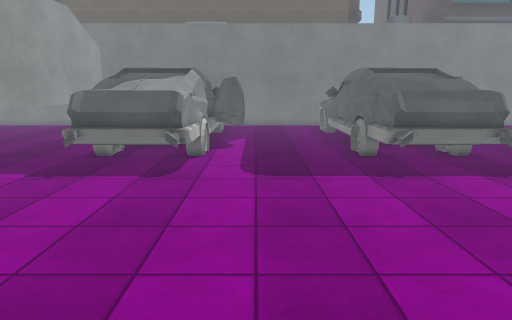
View 1 (above)

22 first-person views from a walk through a scene from a Unity 3-D project. The camera is 1.5 m above the floor, tilts 12° down and sees 75° across. The floor is counted in squares, 0.5 m on a side. Each view is taken from the middle of a square. On the plan, view 1 faces up. The plan holds only what a view shows up to about 20 squares ahead; the rest is blank. The place goes on beyond the plan. Some surface patterns are stand-ins.

View 2
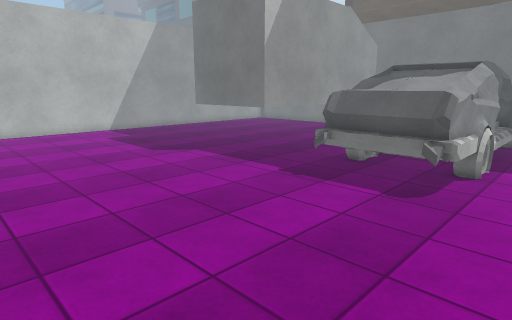

View 3
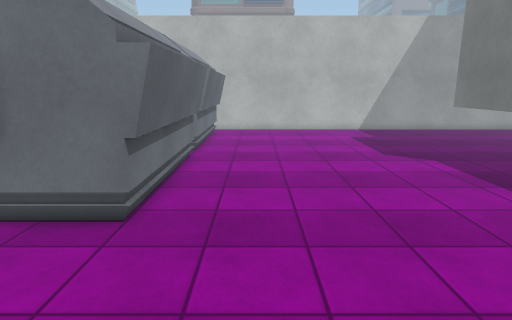

View 4
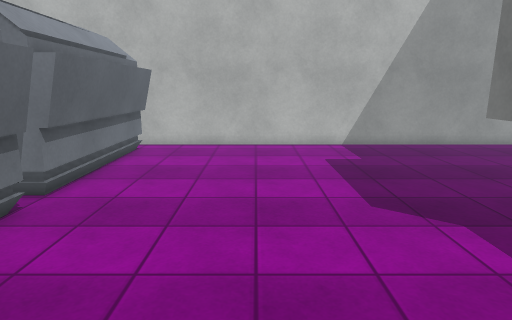

View 5
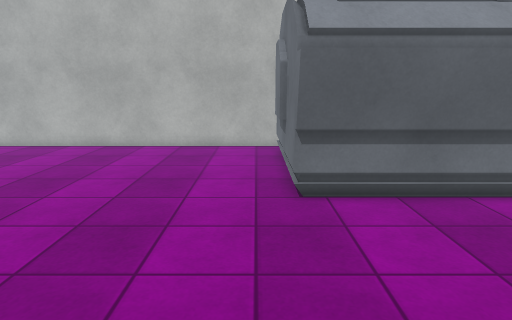

View 6
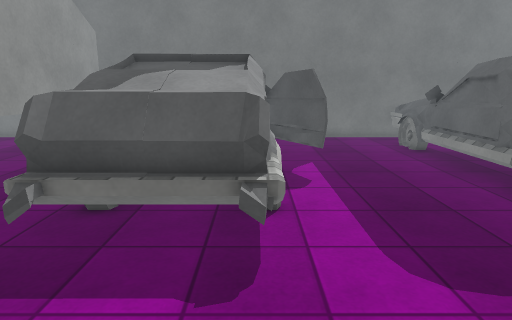

View 7
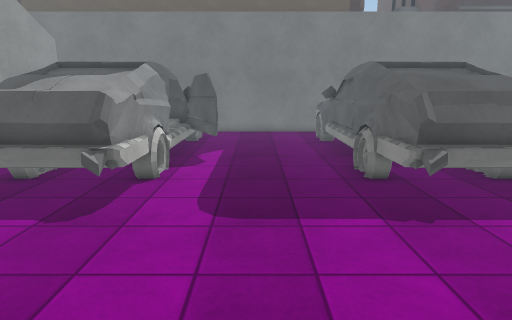

View 8
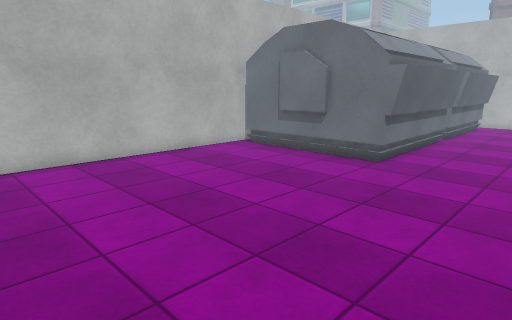

View 9
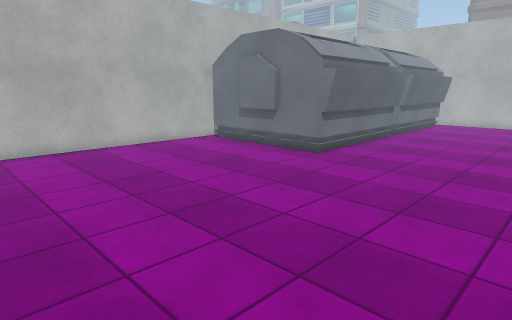

View 10
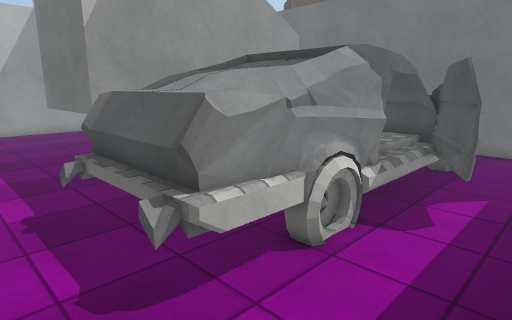

View 11
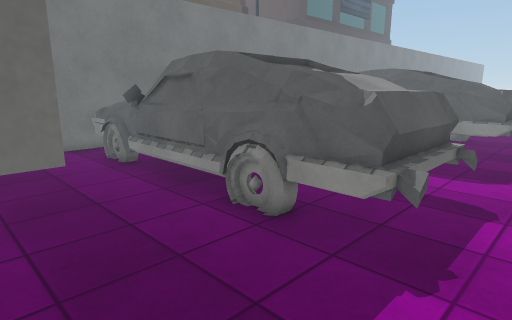

View 12
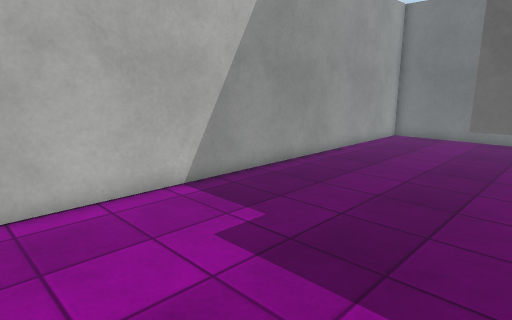

View 13
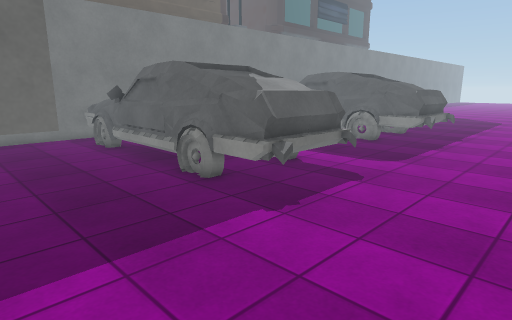

View 14
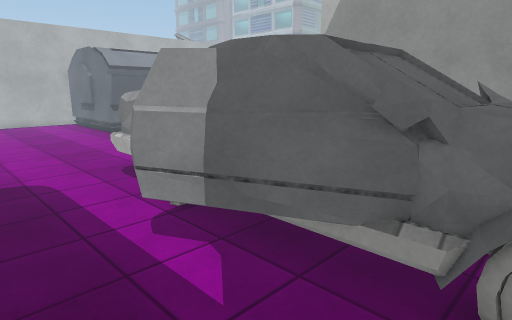

View 15
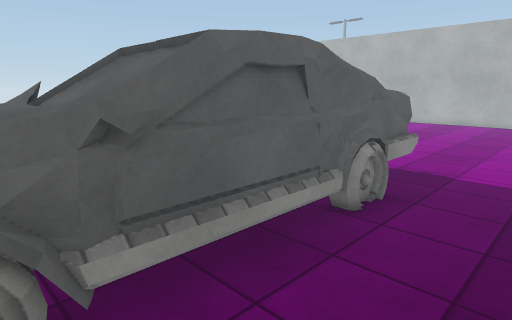

View 16
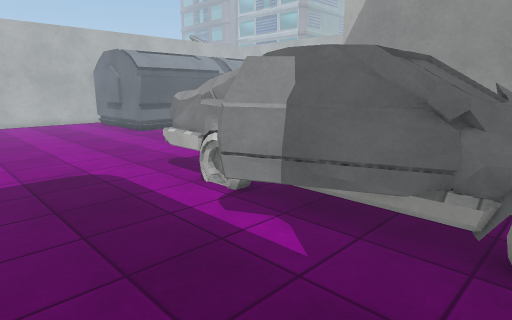

View 17
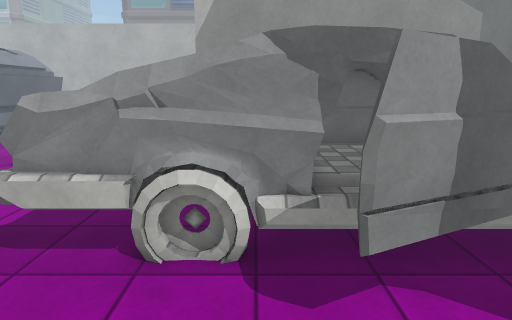

View 18
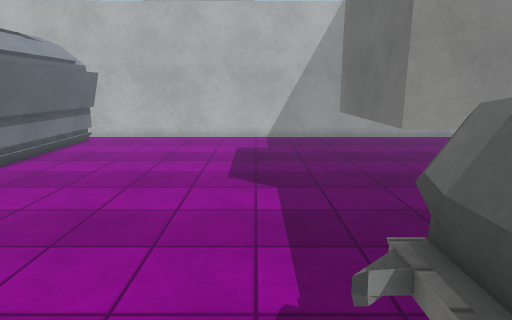

View 19
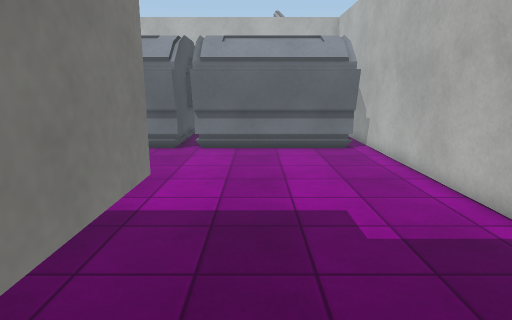

View 20
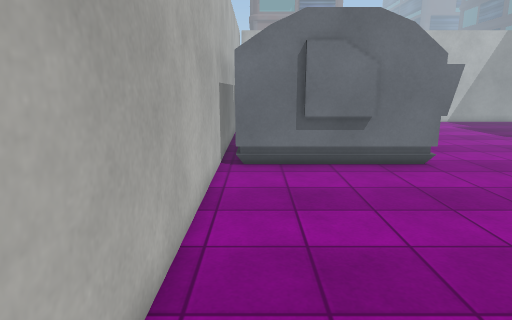

View 21
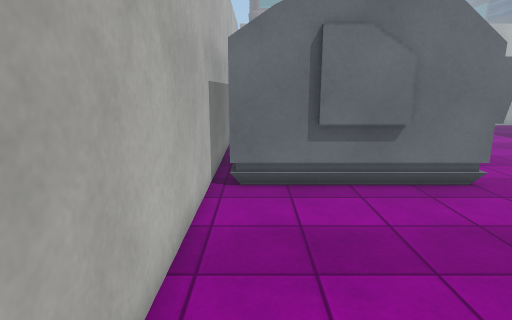

View 22
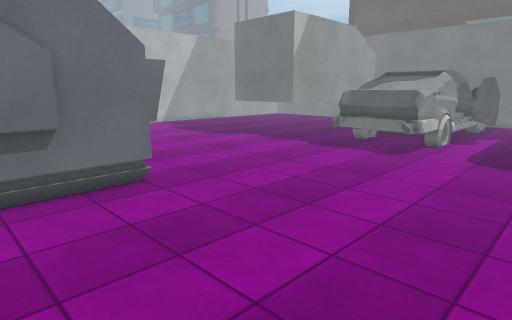

### Floor plan
Key: @ floor where view 1 was taken; # wall or solid block; . floor; T thing the floor can be seen under or through; O other object.
Columns run from 25 left of view 1 to 6 right of it. Each row starts with its distance up from view 1.
 24 #......      #....O   OO......O
 23 #......      #....OOOOO.......OO
 22 #......      T...OOOOOOO......OO
 21 #......      T....OOOOOO......OO
 20 #......      T....OOOOOOO.....OO
 19 #......      T....OOOOO.O.....OO
 18 #......      T....OOOOO.O.....OO
 17 #......T     T....OOOOOO......OO
 16 #......T     T....OOOOOO......OO
 15 #......TTTTTTT....OOOOOO......OO
 14 #......TTTTTTT....OOOOOO......OO
 13 #.................OOOOOO......OO
 12 #.................OOOOO.......OO
 11 #...............................
 10 #...............................
  9 #...............................
  8 #...............................
  7 #...............................
  6 #...............................
  5 #...............................
  4 #...............................
  3 #...............................
  2 #OOOOOOOOOOOOOOOOOO.............
  1 #OOOOOOOOOOOOOOOOOO.............
  0 #OOOOOOOOOOOOOOOOOO......@.....
 -1 #OOOOOOOOOOOOOOOOOO............
 -2 #         O       O............
 -3           O       O............
 -4                   O............
 -5                   O.............
 -6                   O.............
 -7           OOOOOOOOO#########
 -8                  ###############

Positions as (right, up) in squares from view 1, and headings:
1: (0, 0), facing up
2: (0, 2), facing up-left
3: (0, 4), facing left
4: (-7, 7), facing left
5: (-6, 10), facing down
6: (-3, 7), facing up
7: (1, 4), facing up
8: (6, 7), facing down-left
9: (6, 10), facing down-left
10: (1, 10), facing up-left
11: (-13, 10), facing up-right
12: (-16, 6), facing up-left
13: (-14, 6), facing up-right
14: (2, 24), facing down-left
15: (1, 24), facing down-right
16: (4, 24), facing down-left
17: (3, 17), facing left
18: (-4, 11), facing left
19: (-19, 18), facing down
20: (6, -6), facing left
21: (3, -6), facing left
22: (3, -4), facing up-left
